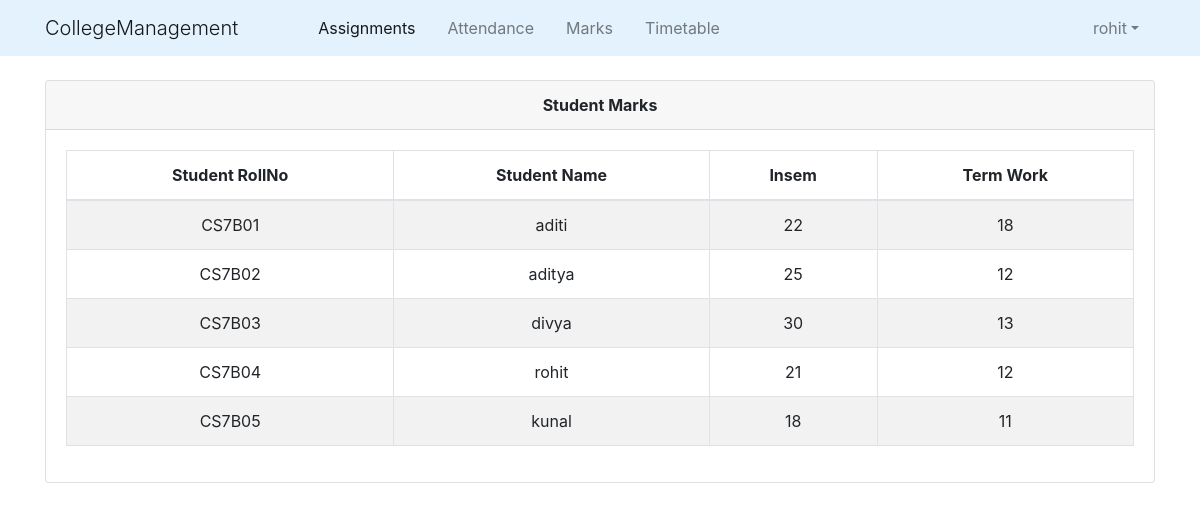
The app's page /staff/student/marks/11/ (signed in) with its own data.
### college_info/models.py (models this page shows, shortened)
class User(AbstractUser):
    @property
    def is_student(self):
        if hasattr(self,'student'):
            return True
        else:
            return False

class StudentCourse(models.Model):
    student = models.ForeignKey(Student,on_delete=models.CASCADE)
    course = models.ForeignKey(Course,on_delete=models.CASCADE)
    class Meta:
        unique_together=(('student','course'),)

class Student(models.Model):
    user = models.OneToOneField(User,on_delete=models.CASCADE)
    roll_no = models.CharField(primary_key=True,max_length=50)
    batch_id =models.ForeignKey(Batch,on_delete=models.CASCADE)
    name = models.CharField(max_length=50)
    DOB =models.DateField()

class Marks(models.Model):
    student_course=models.ForeignKey(StudentCourse,on_delete=models.CASCADE)
    name = models.CharField(max_length=50,choices=test_name)
    marks = models.IntegerField(default=0,validators=[MinValueValidator(0),MaxValueValidator(100)])
    class Meta:
        unique_together=(('student_course','name'),)

### college_info/views.py (the view)
# urls.py: path('staff/student/marks/<slug:teaches_id>/',views.staff_student_marks,name='staff_student_marks'),
@login_required()
def staff_student_marks(request,teaches_id):
    teach = Teaches.objects.get(id=teaches_id)
    sclist = StudentCourse.objects.filter(student__in=teach.batch.student_set.all(),course=teach.course)
    return render(request,'college_info/staff_student_marks.html',{'sclist':sclist})

### college_info/templates/college_info/staff_student_marks.html
{% extends "college_info/base.html" %}
{% block content %}
    <div class="container">
        <div class="card">
            <div class="card-header text-center">
                <b>Student Marks</b>
            </div>
            <div class="card-body">
                <div class="table-responsive">
                    <table class="table table-bordered table-striped text-center">
                        <thead>
                            <tr>
                                <th>Student RollNo</th>
                                <th>Student Name</th>
                                <th>Insem</th>
                                <th>Term Work</th>
                            </tr>
                        </thead>
                        <tbody>
                            {% for sc in sclist %}
                                <tr>
                                    <td>{{ sc.student.roll_no }}</td>
                                    <td>{{ sc.student.name }}</td>
                                    {% for mark in sc.marks_set.all %}
                                        <td>{{ mark.marks }}</td>
                                    {% endfor %}
                                </tr>
                            {% empty %}
                                <p>Student Has No Course</p>
                            {% endfor %}
                        </tbody>
                    </table>
                </div>
            </div>
        </div>
    </div>
{% endblock content %}

### college_info/templates/college_info/base.html (shortened to what this page needs)
{% load static %}
<!DOCTYPE html>
<html lang="en" dir="ltr">
  <head>
    <link rel="stylesheet" href="https://maxcdn.bootstrapcdn.com/bootstrap/4.0.0/css/bootstrap.min.css">
    <link href="//cdn.bootcss.com/bootstrap-datetimepicker/4.17.44/css/bootstrap-datetimepicker.min.css" rel="stylesheet">
    <link rel="stylesheet" type="text/css" href="{% static 'college_info/style.css' %}">
    <link rel="stylesheet" href="http://code.jquery.com/ui/1.11.0/themes/smoothness/jquery-ui.css">
  </head>
  <body>
    <header class="site-header topheader">
      <nav class="navbar navbar-expand-md navbar-light fixed-top" style="background-color:#e3f2fd">
        {% if request.user.is_authenticated %}
        <div class="container">
          <span class="navbar-brand display-1">CollegeManagement</span>
          <div class="collapse navbar-collapse" id="navbarcontent">
            <div class="navbar-nav ml-5">
              <a class="nav-item nav-link active mx-2 " href="{% url 'home' %}">Assignments</a>
              {% if request.user.is_student %}
                <a class="nav-item nav-link mx-2" href="{% url 'student_attendance' request.user.student.roll_no %}">Attendance</a>
              {% else %}
                <a class="nav-item nav-link mx-2" href="{% url 'staff_teaches' request.user.staff.id 1 %}">Attendance</a>
              {% endif %}
              {% if request.user.is_student %}
                <a class="nav-item nav-link mx-2" href="{% url 'student_marks' request.user.student.roll_no %}">Marks</a>
              {% else %}
                <a class="nav-item nav-link mx-2" href="{% url 'staff_teaches' request.user.staff.id 2 %}">Marks</a>
              {% endif %}
              {% if request.user.is_student %}
                <a class="nav-item nav-link mx-2" href="{% url 'student_timetable' request.user.student.batch_id.id %}">Timetable</a>
              {% else %}
                <a class="nav-item nav-link mx-2" href="{% url 'staff_timetable' request.user.staff.id %}">Timetable</a>
              {% endif %}
            </div>
            <ul class="navbar-nav ml-auto">
              <li class="nav-item dropdown ml-5">
                <a class="nav-link dropdown-toggle mx-2 " id="navbarDropdown" data-toggle="dropdown" href="#">{{ request.user.username }}</a>
              </li>
            </ul>
          </div>
        </div>
        {% else %}
        <div class="container justify-content-center">
          <span class="navbar-brand display-1 ">CollegeManagement</span>
        </div>
        {% endif %}
      </nav>
    </header>
    {% block content %}{% endblock %}
  </body>
</html>

### college_info/static/college_info/style.css (style rules this page uses)
body { margin-top:5rem; }

### records on screen
User: user.username "rohit"
StudentCourse: student.roll_no "CS7B01", student.name "aditi"
Marks: marks "22"
Marks: marks "18"
StudentCourse: student.roll_no "CS7B02", student.name "aditya"
Marks: marks "25"
Marks: marks "12"
StudentCourse: student.roll_no "CS7B03", student.name "divya"
Marks: marks "30"
Marks: marks "13"
StudentCourse: student.roll_no "CS7B04", student.name "rohit"
Marks: marks "21"
Marks: marks "12"
StudentCourse: student.roll_no "CS7B05", student.name "kunal"
Marks: marks "18"
Marks: marks "11"
